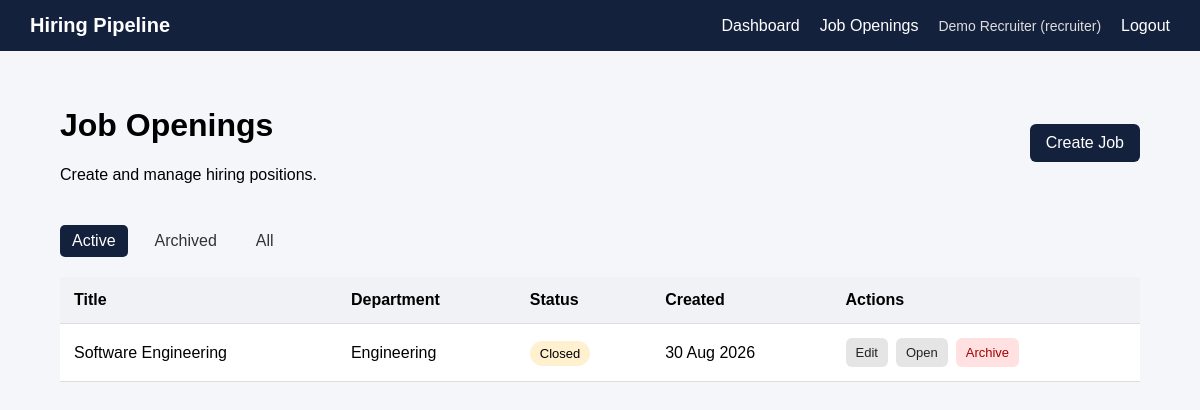
Page /jobs/ (signed in) on the earlier database version.
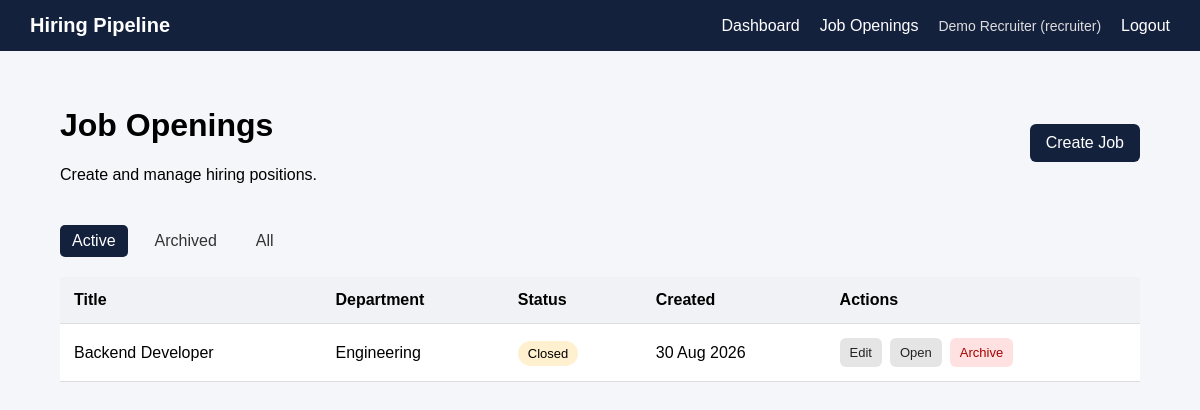
Same page on the later database version.
### models/user.py (models this page shows, shortened)
class User(UserMixin, db.Model):
    __tablename__ = "users"
    id = db.Column(db.Integer, primary_key=True)
    name = db.Column(db.String(100), nullable=False)
    email = db.Column(
        db.String(150),
        unique=True,
        nullable=False,
        index=True
    )
    password_hash = db.Column(db.String(255), nullable=False)
    role = db.Column(
        db.String(20),
        nullable=False
    )
    created_at = db.Column(
        db.DateTime,
        server_default=db.func.now()
    )

### models/job.py (models this page shows)
class JobOpening(db.Model):
    __tablename__ = "job_openings"
    id = db.Column(db.Integer, primary_key=True)
    title = db.Column(
        db.String(150),
        nullable=False
    )
    department = db.Column(
        db.String(100),
        nullable=False
    )
    description = db.Column(
        db.Text,
        nullable=True
    )
    status = db.Column(
        db.String(20),
        nullable=False,
        default="open",
        index=True
    )
    created_at = db.Column(
        db.DateTime,
        server_default=db.func.now()
    )
    updated_at = db.Column(
        db.DateTime,
        server_default=db.func.now(),
        onupdate=db.func.now()
    )
    applications = db.relationship(
        "Application",
        back_populates="job",
        lazy=True
    )
    description = db.Column(
        db.Text,
        nullable=True
    )
    status = db.Column(
        db.String(20),
        nullable=False,
        default="open"
    )
    created_at = db.Column(
        db.DateTime,
        server_default=db.func.now()
    )
    updated_at = db.Column(
        db.DateTime,
        server_default=db.func.now(),
        onupdate=db.func.now()
    )
    applications = db.relationship(
        "Application",
        back_populates="job",
        lazy=True
    )

### routes/jobs.py (the view)
@jobs_bp.route("/")
@role_required("recruiter")
def job_list():
    status = request.args.get("status", "active")
    if status == "archived":
        jobs = (
            JobOpening.query
            .filter_by(status="archived")
            .order_by(JobOpening.created_at.desc())
            .all()
        )
    elif status == "all":
        jobs = (
            JobOpening.query
            .order_by(JobOpening.created_at.desc())
            .all()
        )
    else:
        jobs = (
            JobOpening.query
            .filter(JobOpening.status.in_(["open", "closed"]))
            .order_by(JobOpening.created_at.desc())
            .all()
        )
    return render_template(
        "jobs/list.html",
        jobs=jobs,
        selected_status=status
    )

### app.py (called while the page is built)
def create_app():
    app = Flask(__name__)
    app.config.from_object(Config)
    db.init_app(app)
    login_manager.init_app(app)
    login_manager.login_view = "auth.login"
    from models import User
    @login_manager.user_loader
    def load_user(user_id):
        return db.session.get(User, int(user_id))
    from routes.auth import auth_bp
    from routes.dashboard import dashboard_bp
    from routes.jobs import jobs_bp
    from routes.applications import applications_bp
    app.register_blueprint(auth_bp)
    app.register_blueprint(dashboard_bp)
    app.register_blueprint(jobs_bp)
    app.register_blueprint(applications_bp)
    from models import (
        User,
        JobOpening,
        Application,
        ApplicationInterviewer,
        Feedback,
        ApplicationEvent
    )
    return app

### templates/jobs/list.html (shortened to what this page needs)
{% extends "base.html" %}
{% block content %}
<div class="page-header">
    <div>
        <h1>Job Openings</h1>
        <p>
            Create and manage hiring positions.
        </p>
    </div>
    <a
        href="{{ url_for('jobs.create_job') }}"
        class="btn"
    >
        Create Job
    </a>
</div>
<div class="filter-links">
    <a
        href="{{ url_for('jobs.job_list', status='active') }}"
        class="{% if selected_status == 'active' %}active{% endif %}"
    >
        Active
    </a>
    <a
        href="{{ url_for('jobs.job_list', status='archived') }}"
        class="{% if selected_status == 'archived' %}active{% endif %}"
    >
        Archived
    </a>
    <a
        href="{{ url_for('jobs.job_list', status='all') }}"
        class="{% if selected_status == 'all' %}active{% endif %}"
    >
        All
    </a>
</div>
{% if jobs %}
<table>
    <thead>
        <tr>
            <th>Title</th>
            <th>Department</th>
            <th>Status</th>
            <th>Created</th>
            <th>Actions</th>
        </tr>
    </thead>
    <tbody>
        {% for job in jobs %}
        <tr>
            <td>
                {{ job.title }}
            </td>
            <td>
                {{ job.department }}
            </td>
            <td>
                <span class="status {{ job.status }}">
                    {{ job.status|capitalize }}
                </span>
            </td>
            <td>
                {% if job.created_at %}
                    {{ job.created_at.strftime("%d %b %Y") }}
                {% endif %}
            </td>
            <td class="actions">
                {% if job.status != "archived" %}
                    <a
                        href="{{ url_for('jobs.edit_job', job_id=job.id) }}"
                        class="small-btn"
                    >
                        Edit
                    </a>
                {% endif %}
                {% if job.status == "closed" %}
                    <form
                        method="POST"
                        action="{{ url_for('jobs.open_job', job_id=job.id) }}"
                    >
                        <button
                            type="submit"
                            class="small-btn"
                        >
                            Open
                        </button>
                    </form>
                {% endif %}
                {% if job.status != "archived" %}
                    <form
                        method="POST"
                        action="{{ url_for('jobs.archive_job', job_id=job.id) }}"
                    >
                        <button
                            type="submit"
                            class="small-btn danger"
                        >
                            Archive
                        </button>
                    </form>
                {% endif %}
            </td>
        </tr>
        {% endfor %}
    </tbody>
</table>
{% endif %}
{% endblock %}

### templates/base.html (shortened to what this page needs)
<!DOCTYPE html>
<html lang="en">
<head>
    <link
        rel="stylesheet"
        href="{{ url_for('static', filename='css/style.css') }}"
    >
</head>
<body>
    {% if current_user.is_authenticated %}
        <nav class="navbar">
            <div class="nav-brand">
                Hiring Pipeline
            </div>
            <div class="nav-links">
                <a href="{{ url_for('dashboard.dashboard') }}">
                    Dashboard
                </a>
                {% if current_user.role == "recruiter" %}
                    <a href="{{ url_for('jobs.job_list') }}">
                        Job Openings
                    </a>
                {% endif %}
                <span class="nav-user">
                    {{ current_user.name }}
                    ({{ current_user.role }})
                </span>
                <a href="{{ url_for('auth.logout') }}">
                    Logout
                </a>
            </div>
        </nav>
    {% endif %}
    <main class="container">
        {% block content %}
        {% endblock %}
    </main>
</body>
</html>

### static/css/style.css (style rules this page uses)
* { box-sizing: border-box; }
body { margin: 0; font-family: Arial, sans-serif; background: #f5f6fa; }
button { width: 100%; padding: 12px; border: none; border-radius: 6px; background: #14213d; color: white; font-size: 16px; cursor: pointer; }
.navbar { background: #14213d; color: white; padding: 14px 30px; display: flex; justify-content: space-between; align-items: center; }
.nav-brand { font-weight: bold; font-size: 20px; }
.nav-links { display: flex; align-items: center; gap: 20px; }
.nav-links a { color: white; text-decoration: none; }
.nav-user { color: #ddd; font-size: 14px; }
.container { width: 90%; max-width: 1200px; margin: 35px auto; }
.page-header { display: flex; justify-content: space-between; align-items: center; margin-bottom: 25px; }
.btn, .btn-secondary, .small-btn { display: inline-block; text-decoration: none; border-radius: 6px; cursor: pointer; }
.btn { background: #14213d; color: white; padding: 10px 16px; width: auto; }
.filter-links { display: flex; gap: 15px; margin-bottom: 20px; }
.filter-links a { text-decoration: none; color: #333; padding: 7px 12px; border-radius: 5px; }
.filter-links a.active { background: #14213d; color: white; }
table { width: 100%; border-collapse: collapse; background: white; }
th, td { padding: 14px; text-align: left; border-bottom: 1px solid #ddd; }
th { background: #f0f2f5; }
.status { padding: 5px 10px; border-radius: 20px; font-size: 13px; }
.status.closed { background: #fff1cf; }
.actions { display: flex; gap: 8px; flex-wrap: wrap; }
.actions form { margin: 0; }
.small-btn { border: none; background: #e5e5e5; color: #222; padding: 7px 10px; width: auto; font-size: 13px; }
.small-btn.danger { background: #ffe1e1; color: #a40000; }

Differences in the rows shown:
removed JobOpening: title "Software Engineering", department "Engineering", status "Closed", created_at "30 Aug 2026"
added JobOpening: title "Backend Developer", department "Engineering", status "Closed", created_at "30 Aug 2026"
